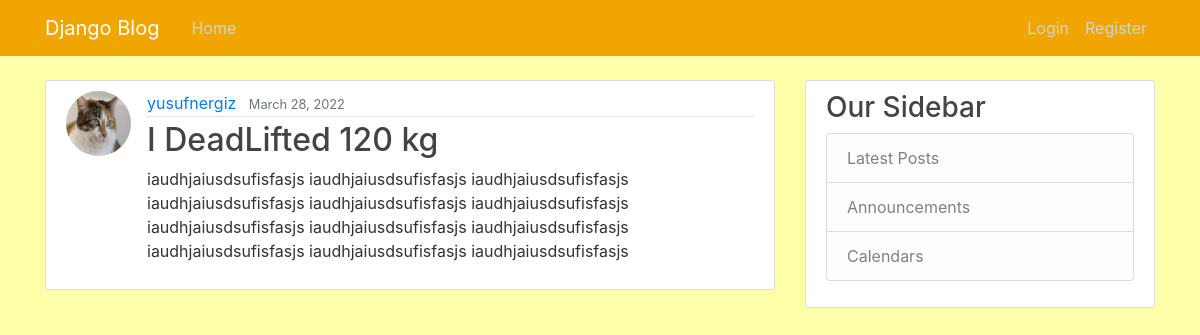
The page /post/34/ on the database its author committed.
### blog/models.py (models this page shows, shortened)
class Post(models.Model):
       title = models.CharField(max_length=100)
       content = models.TextField()
       date_posted = models.DateTimeField(default=timezone.now)
       author = models.ForeignKey(User, on_delete=models.CASCADE)

### users/models.py (models this page shows, shortened)
class Profile(models.Model):
       user = models.OneToOneField(User, on_delete=models.CASCADE)
       image = models.ImageField(default="default.jpg", upload_to="profile_pics")

### blog/views.py (the view)
# urls.py: path('post/<int:pk>/', PostDetailView.as_view(), name='detail-blog'),
class PostDetailView(DetailView):
       model = Post

### blog/templates/blog/post_detail.html (shortened to what this page needs)
{% extends 'blog/base.html' %}
{% block content %}
<article class="media content-section">
       <img src="{{post.author.profile.image.url}}" class="rounded-circle article-img">
       <div class="media-body">
         <div class="article-metadata">
           <a class="mr-2" href="{% url 'users-posts' post.author.username %}">{{post.author}}</a>
           <small class="text-muted">{{post.date_posted|date:"F d, Y"}}</small>
         </div>
         <h2 class="article-title">{{ post.title }}</h2>
         <p class="article-content">{{ post.content }}</p>
       </div>
     </article>
{% endblock %}

### blog/static/blog/styles.css (style rules this page uses)
body { background: #FDFFA9; color: #333333; margin-top: 5rem; }
h1, h2, h3, h4, h5, h6 { color: #444444; }
.content-section { background: #ffffff; padding: 10px 20px; border: 1px solid #dddddd; border-radius: 3px; margin-bottom: 20px; word-wrap: break-word; }
.article-title { color: #444444; }
.article-content { white-space: pre-line; }
.article-img { height: 65px; width: 65px; margin-right: 16px; }
.article-metadata { padding-bottom: 1px; margin-bottom: 4px; border-bottom: 1px solid #e3e3e3 }

### rows shown on the page
Post: author.profile.image (picture), author "yusufnergiz", date_posted "March 28, 2022", title "I DeadLifted 120 kg", content "iaudhjaiusdsufisfasjs iaudhjaiusdsufisfasjs iaudhjaiusdsufisfasjs iaudhjaiusdsufisfasjs iaudhjaiusdsufisfasjs iaudhjaiusdsufisfasjs iaudhjaiusdsufisfasjs iaudhjaiusdsufisfasjs iaudhjaiusdsufisfasjs iaudhjaiusdsufisfasjs iaudhjaiusdsufisfasjs iaudhjaiusdsufisfasjs"
